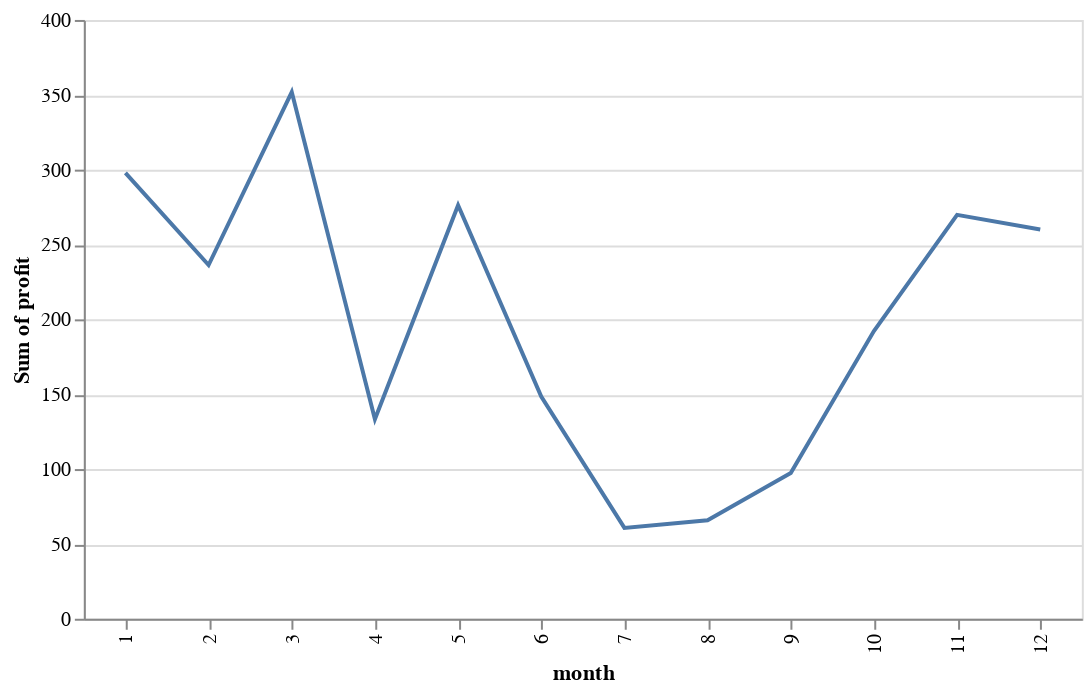

The cell this chart's notebook holds for it:
### Code cell
alt.Chart(results_df.sample(5000)).mark_line().encode(
    x='month:O',
    y='sum(profit):Q'
).properties(
    height=300,
    width=500
)

### Figure 1 — Vega-Lite specification as saved in the notebook (floating-point values rounded to 4 significant figures; data arrays with more than 128 entries replaced by an {"elided": "..."} marker saying what was removed)
{"config": {"view": {"continuousWidth": 400, "continuousHeight": 300}}, "data": {"name": "data-cf822806feedb01ea096f7709ec24ae0"}, "mark": "line", "encoding": {"x": {"field": "month", "type": "ordinal"}, "y": {"aggregate": "sum", "field": "profit", "type": "quantitative"}}, "height": 300, "width": 500, "$schema": "https://vega.github.io/schema/vega-lite/v4.17.0.json", "datasets": {"data-cf822806feedb01ea096f7709ec24ae0": {"elided": "5000 records"}}}
